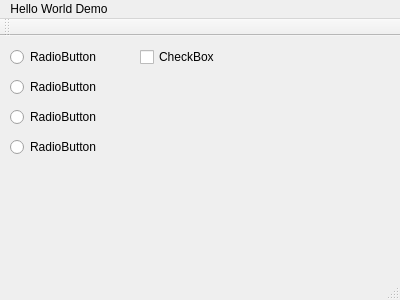
<?xml version="1.0" encoding="UTF-8"?>
<ui version="4.0">
 <class>MainWindow</class>
 <widget class="QMainWindow" name="MainWindow">
  <property name="geometry">
   <rect>
    <x>0</x>
    <y>0</y>
    <width>400</width>
    <height>300</height>
   </rect>
  </property>
  <property name="windowTitle">
   <string>MainWindow</string>
  </property>
  <widget class="QWidget" name="centralWidget">
   <widget class="QRadioButton" name="radioButton_2">
    <property name="geometry">
     <rect>
      <x>10</x>
      <y>40</y>
      <width>100</width>
      <height>22</height>
     </rect>
    </property>
    <property name="text">
     <string>RadioButton</string>
    </property>
   </widget>
   <widget class="QRadioButton" name="radioButton_3">
    <property name="geometry">
     <rect>
      <x>10</x>
      <y>70</y>
      <width>100</width>
      <height>22</height>
     </rect>
    </property>
    <property name="text">
     <string>RadioButton</string>
    </property>
   </widget>
   <widget class="QRadioButton" name="radioButton">
    <property name="geometry">
     <rect>
      <x>10</x>
      <y>10</y>
      <width>100</width>
      <height>22</height>
     </rect>
    </property>
    <property name="text">
     <string>RadioButton</string>
    </property>
   </widget>
   <widget class="QRadioButton" name="radioButton_4">
    <property name="geometry">
     <rect>
      <x>10</x>
      <y>100</y>
      <width>100</width>
      <height>22</height>
     </rect>
    </property>
    <property name="text">
     <string>RadioButton</string>
    </property>
   </widget>
   <widget class="QCheckBox" name="checkBox">
    <property name="geometry">
     <rect>
      <x>140</x>
      <y>10</y>
      <width>86</width>
      <height>22</height>
     </rect>
    </property>
    <property name="text">
     <string>CheckBox</string>
    </property>
   </widget>
  </widget>
  <widget class="QMenuBar" name="menuBar">
   <property name="geometry">
    <rect>
     <x>0</x>
     <y>0</y>
     <width>400</width>
     <height>21</height>
    </rect>
   </property>
   <widget class="QMenu" name="menuHello_World_Demo">
    <property name="title">
     <string>Hello World Demo</string>
    </property>
   </widget>
   <addaction name="menuHello_World_Demo"/>
  </widget>
  <widget class="QToolBar" name="mainToolBar">
   <attribute name="toolBarArea">
    <enum>TopToolBarArea</enum>
   </attribute>
   <attribute name="toolBarBreak">
    <bool>false</bool>
   </attribute>
  </widget>
  <widget class="QStatusBar" name="statusBar"/>
 </widget>
 <layoutdefault spacing="6" margin="11"/>
 <resources/>
 <connections/>
</ui>
